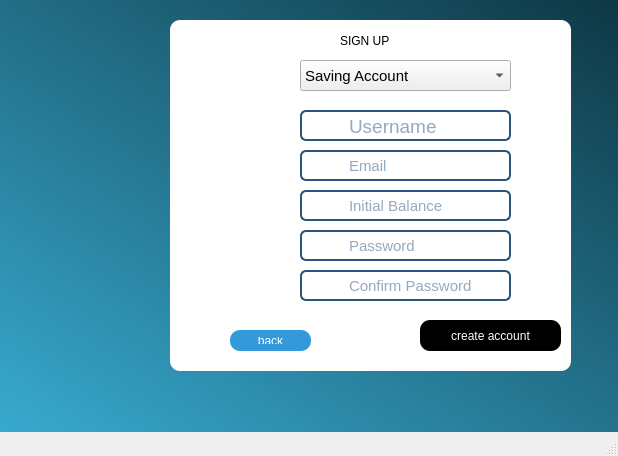
<?xml version="1.0" encoding="UTF-8"?>
<ui version="4.0">
 <class>signupwindow</class>
 <widget class="QMainWindow" name="signupwindow">
  <property name="geometry">
   <rect>
    <x>0</x>
    <y>0</y>
    <width>618</width>
    <height>456</height>
   </rect>
  </property>
  <property name="windowTitle">
   <string>MainWindow</string>
  </property>
  <widget class="QWidget" name="centralwidget">
   <widget class="QLabel" name="label">
    <property name="geometry">
     <rect>
      <x>-4</x>
      <y>-9</y>
      <width>701</width>
      <height>441</height>
     </rect>
    </property>
    <property name="styleSheet">
     <string notr="true">QLabel{
background:qlineargradient(x1:1,y1:0,x2:0,y2:1,stop:0#0b2f3b,stop:1#38aacf);
}</string>
    </property>
    <property name="text">
     <string/>
    </property>
   </widget>
   <widget class="QLabel" name="label_3">
    <property name="geometry">
     <rect>
      <x>170</x>
      <y>20</y>
      <width>401</width>
      <height>351</height>
     </rect>
    </property>
    <property name="font">
     <font>
      <family>Microsoft Sans Serif</family>
      <pointsize>14</pointsize>
     </font>
    </property>
    <property name="styleSheet">
     <string notr="true">QLabel{
background-color:white;
border-radius:10px;
}
</string>
    </property>
    <property name="text">
     <string/>
    </property>
   </widget>
   <widget class="QPushButton" name="backbtn">
    <property name="geometry">
     <rect>
      <x>230</x>
      <y>330</y>
      <width>81</width>
      <height>21</height>
     </rect>
    </property>
    <property name="font">
     <font>
      <family>Microsoft Sans Serif</family>
      <pointsize>9</pointsize>
      <italic>false</italic>
      <bold>false</bold>
     </font>
    </property>
    <property name="styleSheet">
     <string notr="true">QPushButton{
font: 9pt &quot;Microsoft Sans Serif&quot;;
background-color:#3499db;
color:white;
border-radius:10px;
padding:7px 14px;
}
QPushButton:hover{
background-color:rgb(41, 128, 185);
}
QPushButton:pressed{
background-color:rgb(31, 97, 141);
}</string>
    </property>
    <property name="text">
     <string>back</string>
    </property>
   </widget>
   <widget class="QLabel" name="label_4">
    <property name="geometry">
     <rect>
      <x>340</x>
      <y>30</y>
      <width>161</width>
      <height>21</height>
     </rect>
    </property>
    <property name="styleSheet">
     <string notr="true">QLabel{
background-color:white;
font: 700 20pt &quot;Arial&quot;;
color:BLACK;}</string>
    </property>
    <property name="text">
     <string>SIGN UP</string>
    </property>
   </widget>
   <widget class="QLineEdit" name="username">
    <property name="geometry">
     <rect>
      <x>300</x>
      <y>110</y>
      <width>211</width>
      <height>31</height>
     </rect>
    </property>
    <property name="font">
     <font>
      <family>Microsoft Sans Serif</family>
      <pointsize>14</pointsize>
     </font>
    </property>
    <property name="styleSheet">
     <string notr="true">QLineEdit{

background-color: rgb(255, 255, 255);
color:rgb(43, 84, 125);
border:2px solid rgb(43, 84, 125);
padding:5px;
border-radius:6px;
padding-left:45px;
}
QLineEdit:hover{
border:2px solid rgb(29, 61, 92);
background-color:rgb(226, 230, 235);
}
QLineEdit:focus{
border:2px solid rgb(0, 0, 119);
background-color:white;
outline:none;
}</string>
    </property>
    <property name="text">
     <string/>
    </property>
    <property name="placeholderText">
     <string>Username</string>
    </property>
   </widget>
   <widget class="QLineEdit" name="accountnumber">
    <property name="geometry">
     <rect>
      <x>300</x>
      <y>220</y>
      <width>211</width>
      <height>31</height>
     </rect>
    </property>
    <property name="font">
     <font>
      <family>Microsoft Sans Serif</family>
      <pointsize>11</pointsize>
      <italic>false</italic>
      <bold>false</bold>
     </font>
    </property>
    <property name="styleSheet">
     <string notr="true">QLineEdit{
font: 11pt &quot;Microsoft Sans Serif&quot;;
background-color: rgb(255, 255, 255);
color:rgb(43, 84, 125);
border:2px solid rgb(43, 84, 125);
padding:5px;
border-radius:6px;
padding-left:45px;
}
QLineEdit:hover{
border:2px solid rgb(29, 61, 92);
background-color:rgb(226, 230, 235);
}
QLineEdit:focus{
border:2px solid rgb(0, 0, 119);
background-color:white;
outline:none;
}</string>
    </property>
    <property name="text">
     <string/>
    </property>
    <property name="placeholderText">
     <string>Account Number</string>
    </property>
   </widget>
   <widget class="QLineEdit" name="confirmpassword">
    <property name="geometry">
     <rect>
      <x>300</x>
      <y>270</y>
      <width>211</width>
      <height>31</height>
     </rect>
    </property>
    <property name="font">
     <font>
      <family>Microsoft Sans Serif</family>
      <pointsize>11</pointsize>
      <italic>false</italic>
      <bold>false</bold>
     </font>
    </property>
    <property name="styleSheet">
     <string notr="true">QLineEdit{
font: 11pt &quot;Microsoft Sans Serif&quot;;
background-color: rgb(255, 255, 255);
color:rgb(43, 84, 125);
border:2px solid rgb(43, 84, 125);
padding:5px;
border-radius:6px;
padding-left:45px;
}
QLineEdit:hover{
border:2px solid rgb(29, 61, 92);
background-color:rgb(226, 230, 235);
}
QLineEdit:focus{
border:2px solid rgb(0, 0, 119);
background-color:white;
outline:none;
}</string>
    </property>
    <property name="text">
     <string/>
    </property>
    <property name="echoMode">
     <enum>QLineEdit::EchoMode::Password</enum>
    </property>
    <property name="placeholderText">
     <string>Confirm Password</string>
    </property>
   </widget>
   <widget class="QLineEdit" name="password">
    <property name="geometry">
     <rect>
      <x>300</x>
      <y>230</y>
      <width>211</width>
      <height>31</height>
     </rect>
    </property>
    <property name="font">
     <font>
      <family>Microsoft Sans Serif</family>
      <pointsize>11</pointsize>
      <italic>false</italic>
      <bold>false</bold>
     </font>
    </property>
    <property name="styleSheet">
     <string notr="true">QLineEdit{
font: 11pt &quot;Microsoft Sans Serif&quot;;
background-color: rgb(255, 255, 255);
color:rgb(43, 84, 125);
border:2px solid rgb(43, 84, 125);
padding:5px;
border-radius:6px;
padding-left:45px;
}
QLineEdit:hover{
border:2px solid rgb(29, 61, 92);
background-color:rgb(226, 230, 235);
}
QLineEdit:focus{
border:2px solid rgb(0, 0, 119);
background-color:white;
outline:none;
}</string>
    </property>
    <property name="text">
     <string/>
    </property>
    <property name="echoMode">
     <enum>QLineEdit::EchoMode::Password</enum>
    </property>
    <property name="placeholderText">
     <string>Password</string>
    </property>
   </widget>
   <widget class="QLineEdit" name="email">
    <property name="geometry">
     <rect>
      <x>300</x>
      <y>150</y>
      <width>211</width>
      <height>31</height>
     </rect>
    </property>
    <property name="font">
     <font>
      <family>Microsoft Sans Serif</family>
      <pointsize>11</pointsize>
      <italic>false</italic>
      <bold>false</bold>
     </font>
    </property>
    <property name="styleSheet">
     <string notr="true">QLineEdit{
font: 11pt &quot;Microsoft Sans Serif&quot;;
background-color: rgb(255, 255, 255);
color:rgb(43, 84, 125);
border:2px solid rgb(43, 84, 125);
padding:5px;
border-radius:6px;
padding-left:45px;
}
QLineEdit:hover{
border:2px solid rgb(29, 61, 92);
background-color:rgb(226, 230, 235);
}
QLineEdit:focus{
border:2px solid rgb(0, 0, 119);
background-color:white;
outline:none;
}</string>
    </property>
    <property name="text">
     <string/>
    </property>
    <property name="placeholderText">
     <string>Email</string>
    </property>
   </widget>
   <widget class="QLineEdit" name="initialbalance">
    <property name="geometry">
     <rect>
      <x>300</x>
      <y>190</y>
      <width>211</width>
      <height>31</height>
     </rect>
    </property>
    <property name="font">
     <font>
      <family>Microsoft Sans Serif</family>
      <pointsize>11</pointsize>
      <italic>false</italic>
      <bold>false</bold>
     </font>
    </property>
    <property name="styleSheet">
     <string notr="true">QLineEdit{
font: 11pt &quot;Microsoft Sans Serif&quot;;
background-color: rgb(255, 255, 255);
color:rgb(43, 84, 125);
border:2px solid rgb(43, 84, 125);
padding:5px;
border-radius:6px;
padding-left:45px;
}
QLineEdit:hover{
border:2px solid rgb(29, 61, 92);
background-color:rgb(226, 230, 235);
}
QLineEdit:focus{
border:2px solid rgb(0, 0, 119);
background-color:white;
outline:none;
}</string>
    </property>
    <property name="text">
     <string/>
    </property>
    <property name="placeholderText">
     <string>Initial Balance</string>
    </property>
   </widget>
   <widget class="QComboBox" name="acctype">
    <property name="geometry">
     <rect>
      <x>300</x>
      <y>60</y>
      <width>211</width>
      <height>31</height>
     </rect>
    </property>
    <property name="font">
     <font>
      <family>Microsoft Sans Serif</family>
      <pointsize>11</pointsize>
      <italic>false</italic>
      <bold>false</bold>
     </font>
    </property>
    <property name="styleSheet">
     <string notr="true">font: 11pt &quot;Microsoft Sans Serif&quot;;</string>
    </property>
    <item>
     <property name="text">
      <string>Saving Account</string>
     </property>
    </item>
    <item>
     <property name="text">
      <string>Checking Account</string>
     </property>
    </item>
   </widget>
   <widget class="QPushButton" name="createbtn">
    <property name="geometry">
     <rect>
      <x>420</x>
      <y>320</y>
      <width>141</width>
      <height>31</height>
     </rect>
    </property>
    <property name="font">
     <font>
      <family>Microsoft Sans Serif</family>
      <pointsize>9</pointsize>
      <italic>false</italic>
      <bold>false</bold>
     </font>
    </property>
    <property name="styleSheet">
     <string notr="true">QPushButton{
font: 9pt &quot;Microsoft Sans Serif&quot;;
background-color:BLACK;
color:white;
border-radius:10px;
padding:7px 14px;
}
QPushButton:hover{
background-color:grey;
}
QPushButton:pressed{
background-color:grey;
}</string>
    </property>
    <property name="text">
     <string>create account</string>
    </property>
   </widget>
   <widget class="QLabel" name="label_13">
    <property name="geometry">
     <rect>
      <x>580</x>
      <y>380</y>
      <width>31</width>
      <height>31</height>
     </rect>
    </property>
    <property name="text">
     <string/>
    </property>
    <property name="pixmap">
     <pixmap resource="images.qrc">:/new/prefix1/images/wmremove-transformed.png</pixmap>
    </property>
    <property name="scaledContents">
     <bool>true</bool>
    </property>
   </widget>
   <widget class="QLabel" name="label_5">
    <property name="geometry">
     <rect>
      <x>270</x>
      <y>120</y>
      <width>21</width>
      <height>21</height>
     </rect>
    </property>
    <property name="styleSheet">
     <string notr="true">background-color:none;</string>
    </property>
    <property name="text">
     <string/>
    </property>
    <property name="pixmap">
     <pixmap resource="images.qrc">:/new/prefix1/images/signup_username_icon.png</pixmap>
    </property>
    <property name="scaledContents">
     <bool>true</bool>
    </property>
   </widget>
   <widget class="QLabel" name="label_6">
    <property name="geometry">
     <rect>
      <x>270</x>
      <y>160</y>
      <width>21</width>
      <height>21</height>
     </rect>
    </property>
    <property name="styleSheet">
     <string notr="true">background-color:none;</string>
    </property>
    <property name="text">
     <string/>
    </property>
    <property name="pixmap">
     <pixmap resource="images.qrc">:/new/prefix1/images/signup_email_icon.png</pixmap>
    </property>
    <property name="scaledContents">
     <bool>true</bool>
    </property>
   </widget>
   <widget class="QLabel" name="label_7">
    <property name="geometry">
     <rect>
      <x>270</x>
      <y>230</y>
      <width>20</width>
      <height>20</height>
     </rect>
    </property>
    <property name="styleSheet">
     <string notr="true">background-color:none;</string>
    </property>
    <property name="text">
     <string/>
    </property>
    <property name="pixmap">
     <pixmap resource="images.qrc">:/new/prefix1/images/signup_password_icon.png</pixmap>
    </property>
    <property name="scaledContents">
     <bool>true</bool>
    </property>
   </widget>
   <widget class="QLabel" name="label_8">
    <property name="geometry">
     <rect>
      <x>270</x>
      <y>240</y>
      <width>21</width>
      <height>21</height>
     </rect>
    </property>
    <property name="styleSheet">
     <string notr="true">background-color:none;</string>
    </property>
    <property name="text">
     <string/>
    </property>
    <property name="pixmap">
     <pixmap resource="images.qrc">:/new/prefix1/images/signup_confirm_pass_icon.png</pixmap>
    </property>
    <property name="scaledContents">
     <bool>true</bool>
    </property>
   </widget>
   <widget class="QLabel" name="label_9">
    <property name="geometry">
     <rect>
      <x>270</x>
      <y>200</y>
      <width>21</width>
      <height>21</height>
     </rect>
    </property>
    <property name="styleSheet">
     <string notr="true">background-color:none;</string>
    </property>
    <property name="text">
     <string/>
    </property>
    <property name="pixmap">
     <pixmap resource="images.qrc">:/new/prefix1/images/signup_balance_icon.png</pixmap>
    </property>
    <property name="scaledContents">
     <bool>true</bool>
    </property>
   </widget>
   <widget class="QLabel" name="label_10">
    <property name="geometry">
     <rect>
      <x>270</x>
      <y>280</y>
      <width>20</width>
      <height>21</height>
     </rect>
    </property>
    <property name="styleSheet">
     <string notr="true">background-color:none;</string>
    </property>
    <property name="text">
     <string/>
    </property>
    <property name="pixmap">
     <pixmap resource="images.qrc">:/new/prefix1/images/person_16282718.png</pixmap>
    </property>
    <property name="scaledContents">
     <bool>true</bool>
    </property>
   </widget>
   <widget class="QLabel" name="label_11">
    <property name="geometry">
     <rect>
      <x>30</x>
      <y>20</y>
      <width>161</width>
      <height>351</height>
     </rect>
    </property>
    <property name="styleSheet">
     <string notr="true">border-radius:10px;</string>
    </property>
    <property name="text">
     <string/>
    </property>
    <property name="pixmap">
     <pixmap resource="images.qrc">:/new/prefix1/images/create your account &amp; Start Saving Today!.png</pixmap>
    </property>
    <property name="scaledContents">
     <bool>true</bool>
    </property>
   </widget>
   <zorder>label_7</zorder>
   <zorder>accountnumber</zorder>
   <zorder>label</zorder>
   <zorder>label_3</zorder>
   <zorder>backbtn</zorder>
   <zorder>label_4</zorder>
   <zorder>username</zorder>
   <zorder>confirmpassword</zorder>
   <zorder>password</zorder>
   <zorder>email</zorder>
   <zorder>initialbalance</zorder>
   <zorder>acctype</zorder>
   <zorder>createbtn</zorder>
   <zorder>label_13</zorder>
   <zorder>label_5</zorder>
   <zorder>label_6</zorder>
   <zorder>label_8</zorder>
   <zorder>label_9</zorder>
   <zorder>label_10</zorder>
   <zorder>label_11</zorder>
  </widget>
  <widget class="QMenuBar" name="menubar">
   <property name="geometry">
    <rect>
     <x>0</x>
     <y>0</y>
     <width>618</width>
     <height>18</height>
    </rect>
   </property>
  </widget>
  <widget class="QStatusBar" name="statusbar"/>
 </widget>
 <resources>
  <include location="images.qrc"/>
 </resources>
 <connections/>
</ui>
